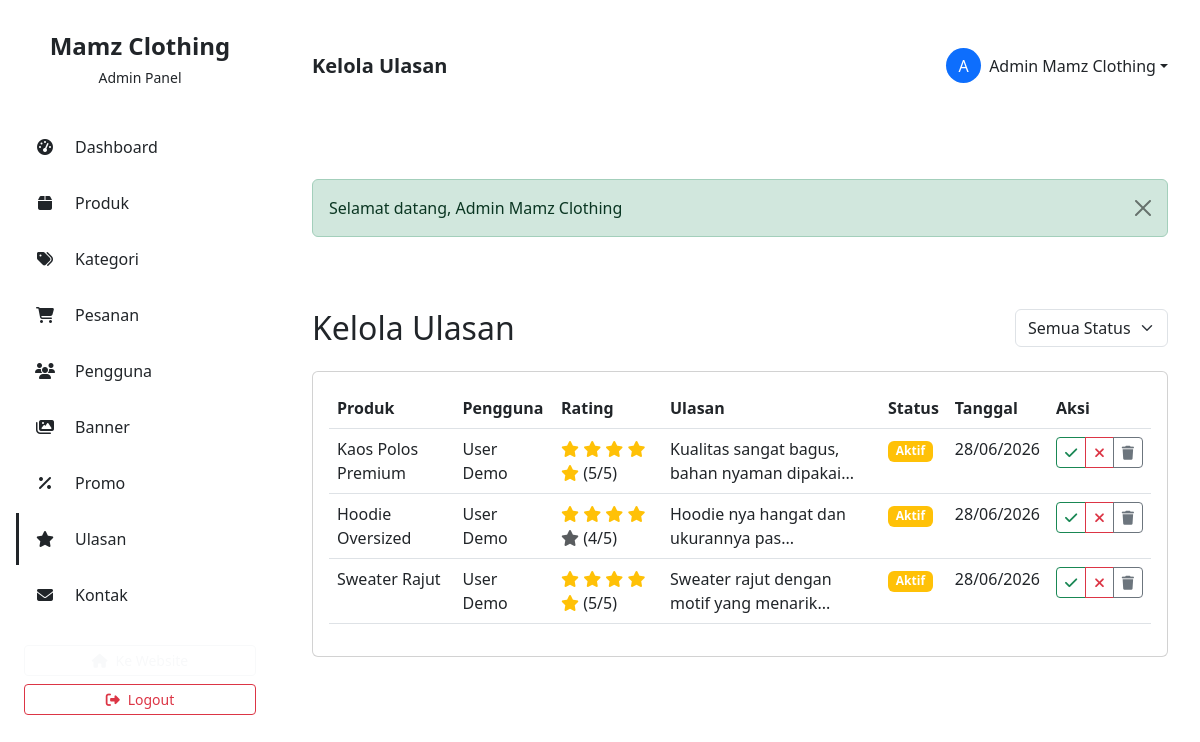
Screenshot of /admin/reviews.php (signed in) with the database file from the repository.
### tables this page shows
CREATE TABLE IF NOT EXISTS review (
    id INT AUTO_INCREMENT PRIMARY KEY,
    user_id INT NOT NULL,
    produk_id INT NOT NULL,
    pesanan_id INT,
    rating INT NOT NULL CHECK (rating >= 1 AND rating <= 5),
    komentar TEXT,
    foto_review VARCHAR(255),
    status ENUM('aktif', 'nonaktif') DEFAULT 'aktif',
    created_at TIMESTAMP DEFAULT CURRENT_TIMESTAMP,
    updated_at TIMESTAMP DEFAULT CURRENT_TIMESTAMP ON UPDATE CURRENT_TIMESTAMP,
    FOREIGN KEY (user_id) REFERENCES users(id) ON DELETE CASCADE ON UPDATE CASCADE,
    FOREIGN KEY (produk_id) REFERENCES produk(id) ON DELETE CASCADE ON UPDATE CASCADE,
    FOREIGN KEY (pesanan_id) REFERENCES pesanan(id) ON DELETE SET NULL,
    INDEX idx_user (user_id),
    INDEX idx_produk (produk_id),
    INDEX idx_rating (rating)
);

CREATE TABLE IF NOT EXISTS produk (
    id INT AUTO_INCREMENT PRIMARY KEY,
    kategori_id INT NOT NULL,
    nama_produk VARCHAR(200) NOT NULL,
    slug VARCHAR(200) NOT NULL UNIQUE,
    deskripsi TEXT,
    harga DECIMAL(15,2) NOT NULL,
    diskon DECIMAL(5,2) DEFAULT 0.00,
    stok INT DEFAULT 0,
    ukuran VARCHAR(100),
    warna VARCHAR(100),
    rating DECIMAL(3,2) DEFAULT 0.00,
    total_review INT DEFAULT 0,
    total_terjual INT DEFAULT 0,
    foto_utama VARCHAR(255),
    foto_galeri TEXT,
    status ENUM('aktif', 'nonaktif') DEFAULT 'aktif',
    is_featured BOOLEAN DEFAULT FALSE,
    is_popular BOOLEAN DEFAULT FALSE,
    created_at TIMESTAMP DEFAULT CURRENT_TIMESTAMP,
    updated_at TIMESTAMP DEFAULT CURRENT_TIMESTAMP ON UPDATE CURRENT_TIMESTAMP,
    FOREIGN KEY (kategori_id) REFERENCES kategori(id) ON DELETE CASCADE ON UPDATE CASCADE,
    INDEX idx_slug (slug),
    INDEX idx_kategori (kategori_id),
    INDEX idx_status (status),
    INDEX idx_featured (is_featured),
    INDEX idx_popular (is_popular)
);

CREATE TABLE IF NOT EXISTS users (
    id INT AUTO_INCREMENT PRIMARY KEY,
    nama_lengkap VARCHAR(100) NOT NULL,
    email VARCHAR(100) NOT NULL UNIQUE,
    password VARCHAR(255) NOT NULL,
    nomor_hp VARCHAR(20),
    alamat TEXT,
    kota VARCHAR(50),
    provinsi VARCHAR(50),
    kode_pos VARCHAR(10),
    role ENUM('admin', 'user') DEFAULT 'user',
    foto_profil VARCHAR(255) DEFAULT NULL,
    status ENUM('aktif', 'nonaktif') DEFAULT 'aktif',
    created_at TIMESTAMP DEFAULT CURRENT_TIMESTAMP,
    updated_at TIMESTAMP DEFAULT CURRENT_TIMESTAMP ON UPDATE CURRENT_TIMESTAMP,
    INDEX idx_email (email),
    INDEX idx_role (role)
);

### database/Database.php (called while the page is built, shortened)
<?php
class Database {
    private static $instance = null;
    private $connection;
    private function __construct() {
        try {
            $dsn = "mysql:host=" . DB_HOST . ";dbname=" . DB_NAME . ";charset=utf8mb4";
            $options = [
                PDO::ATTR_ERRMODE => PDO::ERRMODE_EXCEPTION,
                PDO::ATTR_DEFAULT_FETCH_MODE => PDO::FETCH_ASSOC,
                PDO::ATTR_EMULATE_PREPARES => false,
                PDO::ATTR_PERSISTENT => false
            ];
            $this->connection = new PDO($dsn, DB_USER, DB_PASS, $options);
        } catch (PDOException $e) {
            die("Database Connection Failed: " . $e->getMessage());
        }
    }
    public static function getInstance() {
        if (self::$instance === null) {
            self::$instance = new self();
        }
        return self::$instance;
    }
    public function query($sql, $params = []) {
        try {
            $stmt = $this->connection->prepare($sql);
            $stmt->execute($params);
            return $stmt;
        } catch (PDOException $e) {
            error_log("Database Error: " . $e->getMessage());
            return false;
        }
    }
    public function fetchAll($sql, $params = []) {
        $stmt = $this->query($sql, $params);
        return $stmt ? $stmt->fetchAll() : false;
    }
}

### models/Review.php (called while the page is built, shortened)
<?php
require_once BASE_PATH . '/database/Database.php';
class Review {
    private $db;
    public function __construct() {
        $this->db = Database::getInstance();
    }
    public function getAllReviews($limit = null, $offset = 0, $statusFilter = '') {
        $sql = "SELECT r.id, r.rating, r.komentar as ulasan, r.status, r.created_at as tanggal, r.produk_id,
                u.nama_lengkap as nama_user, p.nama_produk, p.slug as produk_slug
                FROM review r
                JOIN users u ON r.user_id = u.id
                JOIN produk p ON r.produk_id = p.id
                WHERE 1=1";
        $params = [];
        $sql .= " ORDER BY r.created_at DESC";
        if ($limit) {
            $sql .= " LIMIT :limit OFFSET :offset";
            $params['limit'] = $limit;
            $params['offset'] = $offset;
        }
        return $this->db->fetchAll($sql, $params);
    }
}

### admin/reviews.php (the view, shortened to what this page needs)
<?php
require_once BASE_PATH . '/includes/auth.php';
require_once BASE_PATH . '/models/Review.php';
$reviewModel = new Review();
$page = isset($_GET['page']) ? (int)$_GET['page'] : 1;
$perPage = 10;
$offset = ($page - 1) * $perPage;
$statusFilter = isset($_GET['status']) ? sanitize($_GET['status']) : '';
$reviews = $reviewModel->getAllReviews($perPage, $offset, $statusFilter);
require_once BASE_PATH . '/views/admin/layouts/header.php';
?>
<div class="d-flex justify-content-between align-items-center mb-4">
    <h2 class="mb-0">Kelola Ulasan</h2>
    <div class="d-flex gap-2">
        <select class="form-select" onchange="location.href='<?php echo SITE_URL; ?>/admin/reviews.php?status='+this.value" style="width: auto;">
            <option value="">Semua Status</option>
        </select>
    </div>
</div>
<div class="card">
    <div class="card-body">
        <?php if (empty($reviews)): ?>
            <div class="text-center py-5">
                <i class="fas fa-star fa-4x text-muted mb-3"></i>
                <p class="text-muted">Tidak ada ulasan ditemukan</p>
            </div>
        <?php else: ?>
            <div class="table-responsive">
                <table class="table table-hover">
                    <thead>
                        <tr>
                            <th>Produk</th>
                            <th>Pengguna</th>
                            <th>Rating</th>
                            <th>Ulasan</th>
                            <th>Status</th>
                            <th>Tanggal</th>
                            <th>Aksi</th>
                        </tr>
                    </thead>
                    <tbody>
                        <?php foreach ($reviews as $review): ?>
                            <tr>
                                <td><?php echo htmlspecialchars($review['nama_produk']); ?></td>
                                <td><?php echo htmlspecialchars($review['nama_user']); ?></td>
                                <td>
                                    <?php for ($i = 1; $i <= 5; $i++): ?>
                                        <i class="fas fa-star <?php echo $i <= $review['rating'] ? 'text-warning' : 'text-muted'; ?>"></i>
                                    <?php endfor; ?>
                                    (<?php echo $review['rating']; ?>/5)
                                </td>
                                <td><?php echo htmlspecialchars(substr($review['ulasan'], 0, 50)) . '...'; ?></td>
                                <td>
                                    <span class="badge bg-<?php echo $review['status'] == 'approved' ? 'success' : ($review['status'] == 'rejected' ? 'danger' : 'warning'); ?>">
                                        <?php echo ucfirst($review['status']); ?>
                                    </span>
                                </td>
                                <td><?php echo date('d/m/Y', strtotime($review['tanggal'])); ?></td>
                                <td>
                                    <div class="btn-group">
                                        <button onclick="updateStatus(<?php echo $review['id']; ?>, 'approved')" class="btn btn-sm btn-outline-success" title="Setujui">
                                            <i class="fas fa-check"></i>
                                        </button>
                                        <button onclick="updateStatus(<?php echo $review['id']; ?>, 'rejected')" class="btn btn-sm btn-outline-danger" title="Tolak">
                                            <i class="fas fa-times"></i>
                                        </button>
                                        <button onclick="confirmDelete(<?php echo $review['id']; ?>)" class="btn btn-sm btn-outline-secondary" title="Hapus">
                                            <i class="fas fa-trash"></i>
                                        </button>
                                    </div>
                                </td>
                            </tr>
                        <?php endforeach; ?>
                    </tbody>
                </table>
            </div>
        <?php endif; ?>
    </div>
</div>
<?php require_once BASE_PATH . '/views/admin/layouts/footer.php'; ?>

### rows the page displays
review: produk.nama_produk "Kaos Polos Premium", user.nama_lengkap "User Demo", rating "5", komentar "Kualitas sangat bagus, bahan nyaman dipakai", status "Aktif", created_at "28/06/2026"
review: produk.nama_produk "Hoodie Oversized", user.nama_lengkap "User Demo", rating "4", komentar "Hoodie nya hangat dan ukurannya pas", status "Aktif", created_at "28/06/2026"
review: produk.nama_produk "Sweater Rajut", user.nama_lengkap "User Demo", rating "5", komentar "Sweater rajut dengan motif yang menarik", status "Aktif", created_at "28/06/2026"

### other values shown
SITE_NAME "Mamz Clothing"
$pageTitle "Kelola Ulasan"
substr($_SESSION['user_nama'] ?? 'A', 0, 1) "A"
$_SESSION['user_nama'] "Admin Mamz Clothing"
$flash['message'] "Selamat datang, Admin Mamz Clothing"
